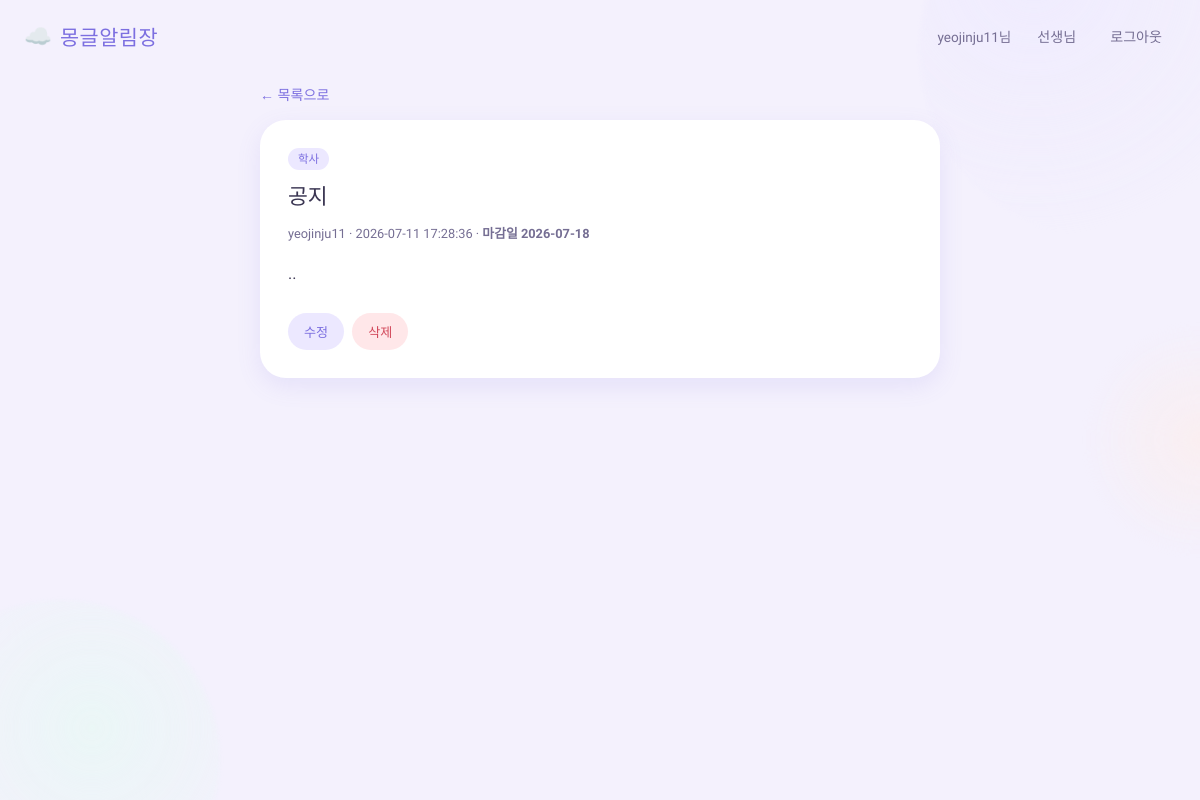
Page /notice/7 (signed in) on the committed database.
### tables this page shows
CREATE TABLE notices (
            id INTEGER PRIMARY KEY AUTOINCREMENT,
            title TEXT NOT NULL,
            content TEXT NOT NULL,
            category TEXT NOT NULL,
            due_date TEXT,
            author_id INTEGER,
            author_name TEXT,
            created_at TEXT DEFAULT (datetime('now', 'localtime'))
        );

### app.py (the view)
@app.route("/notice/<int:notice_id>")
@login_required
def notice_detail(notice_id):
    conn = get_db()
    notice = conn.execute(
        "SELECT * FROM notices WHERE id = ?", (notice_id,)
    ).fetchone()
    conn.close()
    if notice is None:
        flash("존재하지 않는 공지입니다.")
        return redirect(url_for("index"))
    is_author = notice["author_id"] == session.get("user_id")
    return render_template("detail.html", notice=notice, is_author=is_author)

### app.py (called while the page is built)
def get_db():
    conn = sqlite3.connect(DB_PATH)
    conn.row_factory = sqlite3.Row
    return conn

def login_required(view_func):
    from functools import wraps
    @wraps(view_func)
    def wrapped(*args, **kwargs):
        if "user_id" not in session:
            flash("로그인이 필요합니다.")
            return redirect(url_for("login"))
        return view_func(*args, **kwargs)
    return wrapped

### templates/detail.html (shortened to what this page needs)
{% extends "base.html" %}
{% block content %}
    <a class="back-link" href="{{ url_for('index') }}">← 목록으로</a>
    <article class="notice-detail">
        <span class="category-tag">{{ notice['category'] }}</span>
        <h1>{{ notice['title'] }}</h1>
        <p class="author">
            {{ notice['author_name'] or '알 수 없음' }} · {{ notice['created_at'] }}
            {% if notice['due_date'] %}
                · <strong>마감일 {{ notice['due_date'] }}</strong>
            {% endif %}
        </p>
        <p class="content">{{ notice['content'] }}</p>
        {% if is_author %}
            <div class="detail-actions">
                <a href="{{ url_for('notice_edit', notice_id=notice['id']) }}">수정</a>
                <form
                    method="post"
                    action="{{ url_for('notice_delete', notice_id=notice['id']) }}"
                    onsubmit="return confirm('정말 삭제하시겠습니까?');"
                >
                    <button type="submit" class="danger">삭제</button>
                </form>
            </div>
        {% endif %}
    </article>
{% endblock %}

### templates/base.html (shortened to what this page needs)
<!DOCTYPE html>
<html lang="ko">
<head>
    <link rel="stylesheet" href="{{ url_for('static', filename='style.css') }}">
</head>
<body>
    <div class="bg-blob blob-1"></div>
    <div class="bg-blob blob-2"></div>
    <div class="bg-blob blob-3"></div>
    <header class="topbar">
        <a class="logo" href="{{ url_for('index') }}">
            <span class="logo-mark">☁️</span>
            <span class="logo-text">몽글알림장</span>
        </a>
        <nav>
            {% if session.get('user_id') %}
                <span class="username">{{ session.get('username') }}님</span>
                <a href="{{ url_for('teacher_list') }}">선생님</a>
                <a href="{{ url_for('logout') }}">로그아웃</a>
            {% else %}
                <a href="{{ url_for('login') }}">로그인</a>
                <a class="cta-link" href="{{ url_for('register') }}">회원가입</a>
            {% endif %}
        </nav>
    </header>
    <main class="container">
        {% block content %}{% endblock %}
    </main>
</body>
</html>

### static/style.css (style rules this page uses)
:root { --bg: #F4F1FD; --surface: #FFFFFF; --ink: #3A3552; --ink-soft: #756E93; --primary: #7C6FE0; --primary-soft: #ECE8FF; --accent-mint: #7FDBB6; --accent-mint-soft: #E3FBF1; --accent-peach: #FFB199; --accent-peach-soft: #FFEDE7; --danger: #FF8B94; --danger-soft: #FFE7E9; --radius-lg: 26px; --radius-md: 18px; --radius-sm: 12px; --shadow: 0 8px 24px rgba(124, 111, 224, 0.12); --shadow-sm: 0 4px 12px rgba(124, 111, 224, 0.10); }
* { box-sizing: border-box; }
body { margin: 0; font-family: "Gowun Dodum", "Malgun Gothic", sans-serif; background: var(--bg); color: var(--ink); position: relative; overflow-x: hidden; min-height: 100vh; }
.bg-blob { position: fixed; border-radius: 50%; filter: blur(2px); opacity: 0.55; z-index: -1; pointer-events: none; }
.blob-1 { width: 380px; height: 380px; top: -140px; right: -100px; background: radial-gradient(circle at 30% 30%, var(--primary-soft), transparent 70%); }
.blob-2 { width: 320px; height: 320px; bottom: -120px; left: -100px; background: radial-gradient(circle at 60% 40%, var(--accent-mint-soft), transparent 70%); }
.blob-3 { width: 240px; height: 240px; top: 40%; right: -120px; background: radial-gradient(circle at 50% 50%, var(--accent-peach-soft), transparent 70%); }
.topbar { display: flex; justify-content: space-between; align-items: center; padding: 18px 24px; }
.topbar .logo { display: flex; align-items: center; gap: 8px; text-decoration: none; color: var(--ink); }
.logo-mark { font-size: 1.4rem; }
.logo-text { font-family: "Jua", "Malgun Gothic", sans-serif; font-size: 1.3rem; color: var(--primary); letter-spacing: 0.5px; }
.topbar nav { display: flex; align-items: center; gap: 6px; }
.topbar nav a { color: var(--ink-soft); text-decoration: none; font-size: 0.88rem; padding: 8px 14px; border-radius: 999px; transition: background 0.15s ease; }
.topbar .username { font-size: 0.85rem; color: var(--ink-soft); padding: 0 6px; }
.container { max-width: 720px; margin: 0 auto; padding: 12px 20px 80px; position: relative; }
.category-tag { background: var(--primary-soft); color: var(--primary); font-size: 0.72rem; padding: 4px 10px; border-radius: 999px; flex-shrink: 0; white-space: nowrap; }
.back-link { display: inline-block; margin-bottom: 16px; color: var(--primary); text-decoration: none; font-size: 0.88rem; }
.notice-detail { background: var(--surface); padding: 28px; border-radius: var(--radius-lg); box-shadow: var(--shadow); }
.notice-detail h1 { font-family: "Jua", sans-serif; margin: 12px 0 6px; font-size: 1.35rem; font-weight: normal; }
.notice-detail .author { font-size: 0.8rem; color: var(--ink-soft); margin-bottom: 18px; }
.notice-detail .content { line-height: 1.8; white-space: pre-wrap; }
.detail-actions { display: flex; gap: 8px; margin-top: 24px; }
.detail-actions a, .detail-actions button { padding: 9px 16px; border-radius: 999px; font-size: 0.82rem; text-decoration: none; border: none; background: var(--primary-soft); color: var(--primary); cursor: pointer; font-family: inherit; }
.detail-actions .danger { color: #D2495B; background: var(--danger-soft); }

### rows in the picture
notices: get "yeojinju11", category "학사", title "공지", author_name "yeojinju11", created_at "2026-07-11 17:28:36", due_date "2026-07-18", content ".."
